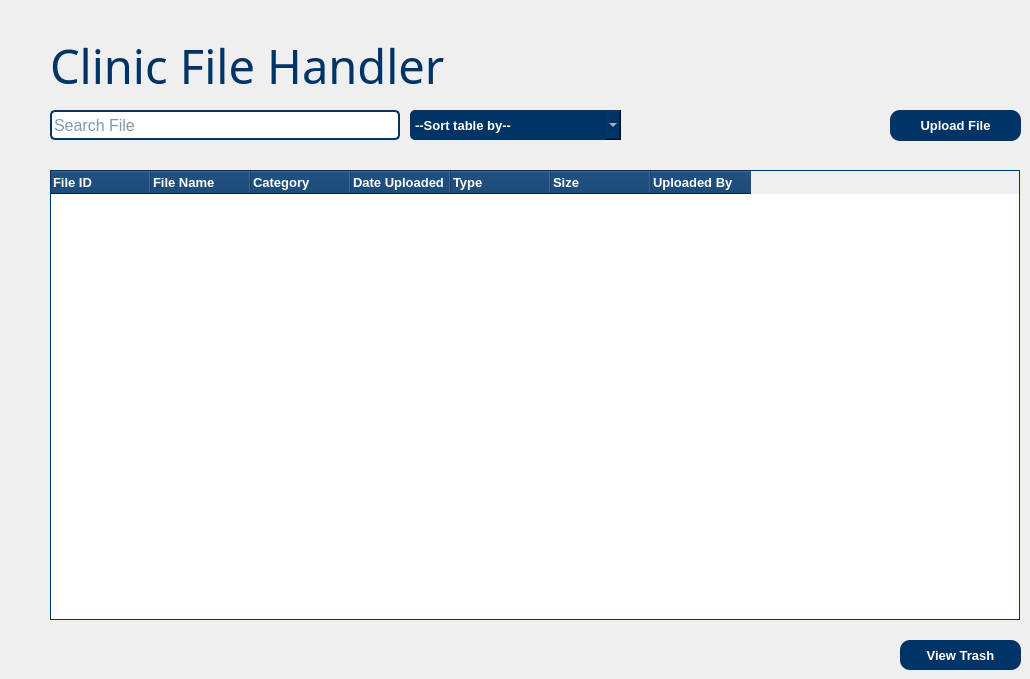
    <widget class="QWidget" name="pageFiles">
     <widget class="QLabel" name="label_Appointments_3">
      <property name="geometry">
       <rect>
        <x>50</x>
        <y>40</y>
        <width>481</width>
        <height>50</height>
       </rect>
      </property>
      <property name="font">
       <font>
        <family>Cooper Black</family>
        <pointsize>35</pointsize>
        <weight>50</weight>
        <bold>false</bold>
       </font>
      </property>
      <property name="styleSheet">
       <string notr="true">color: rgb(0, 51, 102);</string>
      </property>
      <property name="text">
       <string>Clinic File Handler</string>
      </property>
     </widget>
     <widget class="QPushButton" name="pushBtnUploadFile">
      <property name="geometry">
       <rect>
        <x>890</x>
        <y>110</y>
        <width>131</width>
        <height>31</height>
       </rect>
      </property>
      <property name="font">
       <font>
        <family>Arial</family>
        <pointsize>10</pointsize>
        <weight>75</weight>
        <bold>true</bold>
       </font>
      </property>
      <property name="styleSheet">
       <string notr="true">background-color: rgb(0, 51, 102);
color: white;
border-radius: 10px;</string>
      </property>
      <property name="text">
       <string>Upload File</string>
      </property>
      <property name="icon">
       <iconset>
        <normaloff>../../wfpics/addIcon.png</normaloff>../../wfpics/addIcon.png</iconset>
      </property>
      <property name="checkable">
       <bool>false</bool>
      </property>
     </widget>
     <widget class="QPushButton" name="pushBtnTrashFile">
      <property name="geometry">
       <rect>
        <x>900</x>
        <y>640</y>
        <width>121</width>
        <height>30</height>
       </rect>
      </property>
      <property name="font">
       <font>
        <family>Arial</family>
        <pointsize>10</pointsize>
        <weight>75</weight>
        <bold>true</bold>
       </font>
      </property>
      <property name="styleSheet">
       <string notr="true">background-color: rgb(0, 51, 102);
color: white;
border-radius: 10px;</string>
      </property>
      <property name="text">
       <string>View Trash</string>
      </property>
      <property name="icon">
       <iconset>
        <normaloff>../../wfpics/trashIcon.png</normaloff>../../wfpics/trashIcon.png</iconset>
      </property>
      <property name="checkable">
       <bool>false</bool>
      </property>
     </widget>
     <widget class="QTableWidget" name="tableWidgetFile">
      <property name="geometry">
       <rect>
        <x>50</x>
        <y>170</y>
        <width>970</width>
        <height>450</height>
       </rect>
      </property>
      <property name="font">
       <font>
        <pointsize>9</pointsize>
       </font>
      </property>
      <property name="styleSheet">
       <string notr="true">QTableWidget {
    border: 1px solid  rgb(0, 51, 102);
    background-color: white;
    gridline-color: #dcdcdc;
}

QHeaderView::section {
    background-color: rgb(0, 51, 102);
    color: white;
    padding: 2px;
}

QTableWidget::item {
    font-size: 10px;
	padding-left: 2px;
}
</string>
      </property>
      <column>
       <property name="text">
        <string>File ID</string>
       </property>
       <property name="font">
        <font>
         <family>Arial</family>
         <pointsize>10</pointsize>
         <weight>75</weight>
         <bold>true</bold>
        </font>
       </property>
       <property name="textAlignment">
        <set>AlignLeading|AlignVCenter</set>
       </property>
      </column>
      <column>
       <property name="text">
        <string>File Name</string>
       </property>
       <property name="font">
        <font>
         <family>Arial</family>
         <pointsize>10</pointsize>
         <weight>75</weight>
         <bold>true</bold>
        </font>
       </property>
       <property name="textAlignment">
        <set>AlignLeading|AlignVCenter</set>
       </property>
      </column>
      <column>
       <property name="text">
        <string>Category</string>
       </property>
       <property name="font">
        <font>
         <family>Arial</family>
         <pointsize>10</pointsize>
         <weight>75</weight>
         <bold>true</bold>
        </font>
       </property>
       <property name="textAlignment">
        <set>AlignLeading|AlignVCenter</set>
       </property>
      </column>
      <column>
       <property name="text">
        <string>Date Uploaded</string>
       </property>
       <property name="font">
        <font>
         <family>Arial</family>
         <pointsize>10</pointsize>
         <weight>75</weight>
         <bold>true</bold>
        </font>
       </property>
       <property name="textAlignment">
        <set>AlignLeading|AlignVCenter</set>
       </property>
      </column>
      <column>
       <property name="text">
        <string>Type</string>
       </property>
       <property name="font">
        <font>
         <family>Arial</family>
         <pointsize>10</pointsize>
         <weight>75</weight>
         <bold>true</bold>
        </font>
       </property>
       <property name="textAlignment">
        <set>AlignLeading|AlignVCenter</set>
       </property>
      </column>
      <column>
       <property name="text">
        <string>Size</string>
       </property>
       <property name="font">
        <font>
         <family>Arial</family>
         <pointsize>10</pointsize>
         <weight>75</weight>
         <bold>true</bold>
        </font>
       </property>
       <property name="textAlignment">
        <set>AlignLeading|AlignVCenter</set>
       </property>
      </column>
      <column>
       <property name="text">
        <string>Uploaded By</string>
       </property>
       <property name="font">
        <font>
         <family>Arial</family>
         <pointsize>10</pointsize>
         <weight>75</weight>
         <bold>true</bold>
        </font>
       </property>
       <property name="textAlignment">
        <set>AlignLeading|AlignVCenter</set>
       </property>
      </column>
     </widget>
     <widget class="QLineEdit" name="lineEditSearchFile">
      <property name="geometry">
       <rect>
        <x>50</x>
        <y>110</y>
        <width>350</width>
        <height>30</height>
       </rect>
      </property>
      <property name="font">
       <font>
        <family>Arial</family>
        <pointsize>12</pointsize>
       </font>
      </property>
      <property name="toolTipDuration">
       <number>-1</number>
      </property>
      <property name="styleSheet">
       <string notr="true">background-color: white;
color:  rgb(0, 51, 102);
border: 2px solid rgb(0, 51, 102);
border-radius: 5px;</string>
      </property>
      <property name="cursorPosition">
       <number>0</number>
      </property>
      <property name="alignment">
       <set>Qt::AlignLeading|Qt::AlignLeft|Qt::AlignVCenter</set>
      </property>
      <property name="placeholderText">
       <string>Search File</string>
      </property>
      <property name="cursorMoveStyle">
       <enum>Qt::LogicalMoveStyle</enum>
      </property>
      <property name="clearButtonEnabled">
       <bool>false</bool>
      </property>
     </widget>
     <widget class="QComboBox" name="sortFilesBtn">
      <property name="geometry">
       <rect>
        <x>410</x>
        <y>110</y>
        <width>211</width>
        <height>30</height>
       </rect>
      </property>
      <property name="font">
       <font>
        <family>Arial</family>
        <pointsize>10</pointsize>
        <weight>75</weight>
        <bold>true</bold>
       </font>
      </property>
      <property name="autoFillBackground">
       <bool>false</bool>
      </property>
      <property name="styleSheet">
       <string notr="true">background-color: rgb(0, 51, 102);
color: white;
border-radius: 5px;</string>
      </property>
      <property name="editable">
       <bool>false</bool>
      </property>
      <property name="currentText">
       <string>--Sort table by--</string>
      </property>
      <item>
       <property name="text">
        <string>--Sort table by--</string>
       </property>
      </item>
      <item>
       <property name="text">
        <string>Date Uploaded (Ascending)</string>
       </property>
      </item>
      <item>
       <property name="text">
        <string>Date Uploaded (Descending)</string>
       </property>
      </item>
      <item>
       <property name="text">
        <string>File Name (A-Z)</string>
       </property>
      </item>
      <item>
       <property name="text">
        <string>File Name (Z-A)</string>
       </property>
      </item>
      <item>
       <property name="text">
        <string>Category (A-Z)</string>
       </property>
      </item>
      <item>
       <property name="text">
        <string>File Type (A-Z)</string>
       </property>
      </item>
      <item>
       <property name="text">
        <string>Uploaded By (A-Z)</string>
       </property>
      </item>
     </widget>
    </widget>
